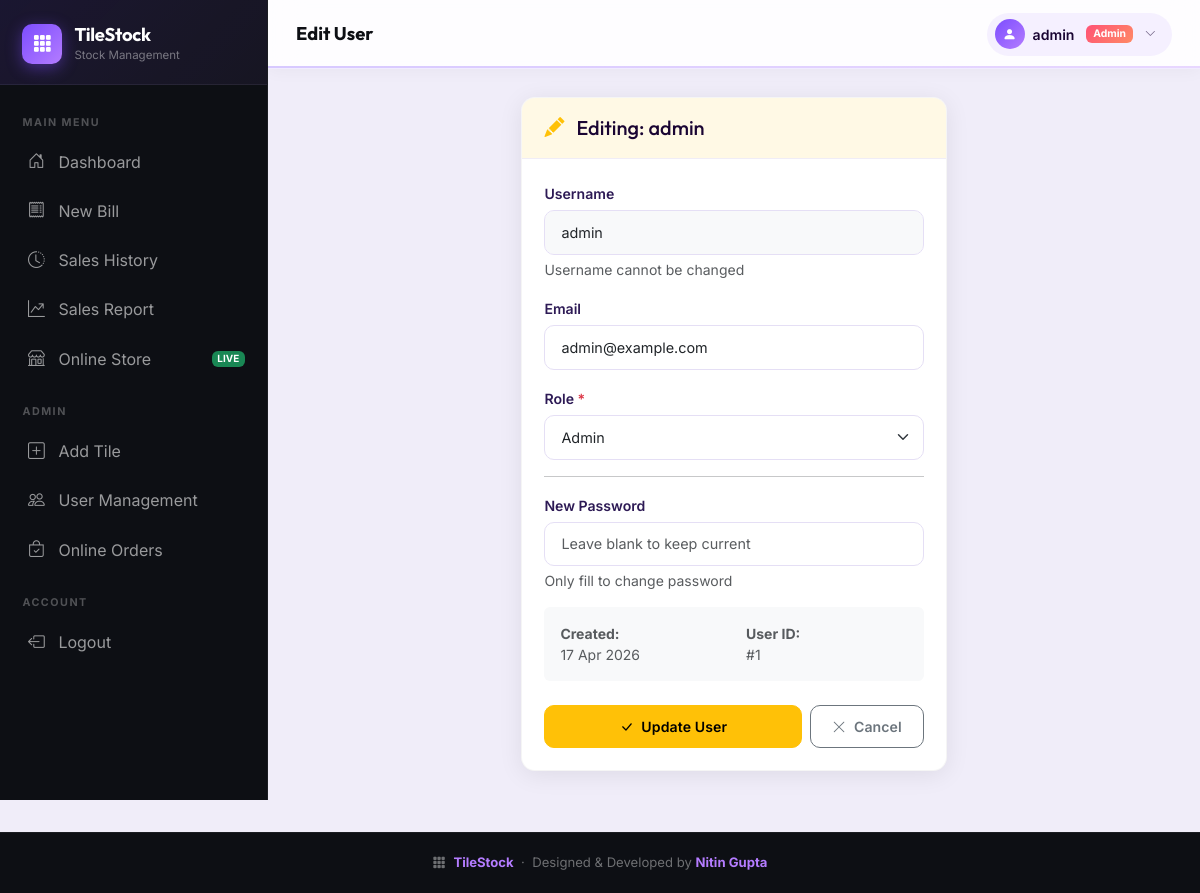
The app's page /edit_user/1 (signed in), older data.
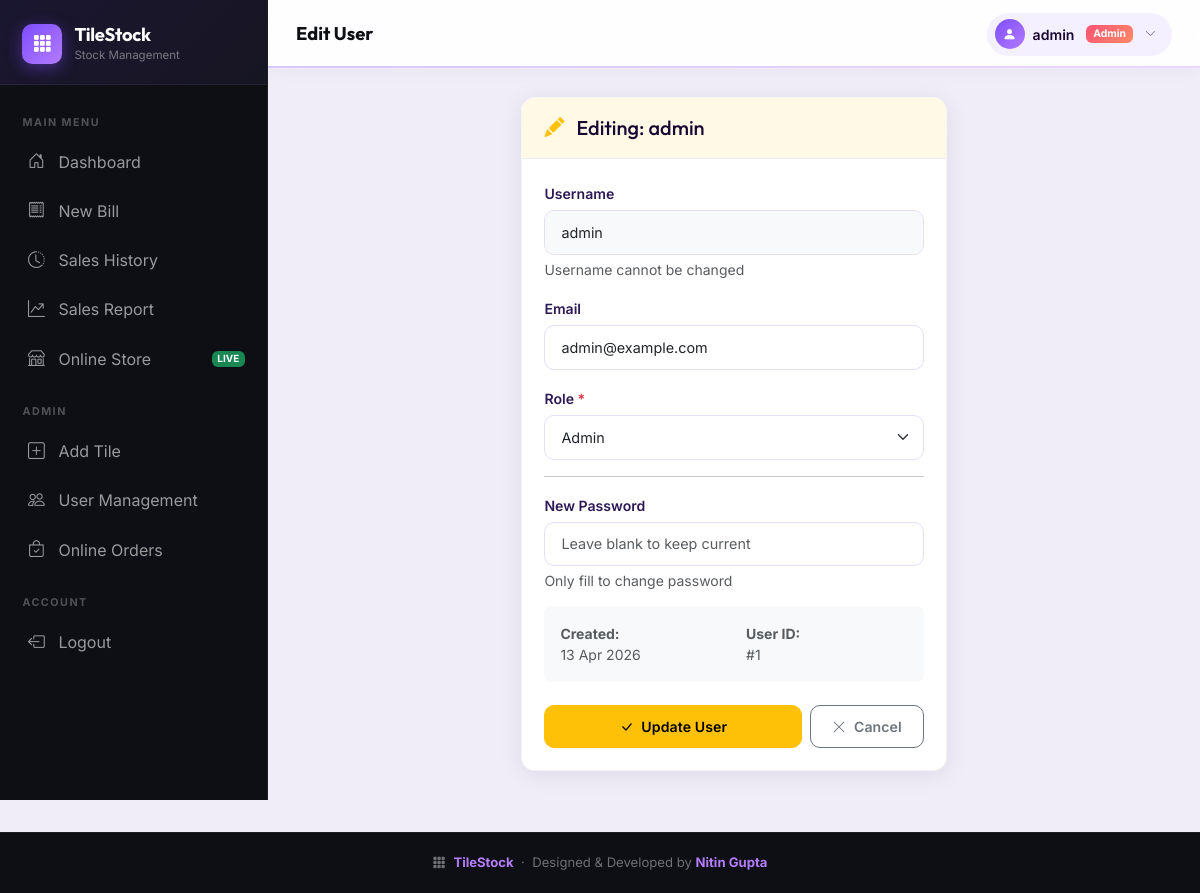
The same page, newer data.
### tiles_stock_app/app_backup.py (models this page shows)
class User(db.Model):
    id = db.Column(db.Integer, primary_key=True)
    username = db.Column(db.String(100), unique=True, nullable=False)
    email = db.Column(db.String(150))
    password = db.Column(db.String(200), nullable=False)
    role = db.Column(db.String(10), nullable=False)
    is_active = db.Column(db.Boolean, default=True)
    created_at = db.Column(db.DateTime, default=datetime.utcnow)

### tiles_stock_app/app_backup.py (the view, shortened to what this page needs)
@app.route("/edit_user/<int:user_id>", methods=["GET", "POST"])
@admin_required
def edit_user(user_id):
    user = User.query.get_or_404(user_id)
    return render_template("edit_user.html", user=user)

### tiles_stock_app/app_backup.py (called while the page is built)
def admin_required(f):
    @wraps(f)
    def wrapper(*args, **kwargs):
        if 'user_id' not in session:
            return redirect('/login')
        if session.get('role') != "admin":
            flash("Admin access required")
            return redirect('/dashboard')
        return f(*args, **kwargs)
    return wrapper

### tiles_stock_app/templates/edit_user.html (shortened to what this page needs)
{% extends "base.html" %}
{% block page_title %}Edit User{% endblock %}
{% block content %}
<div class="row justify-content-center">
    <div class="col-lg-6">
        <div class="modern-card">
            <div class="card-header bg-warning bg-opacity-10">
                <h5 class="mb-0">
                    <i class="bi bi-pencil-fill text-warning me-2"></i>
                    Editing: {{ user.username }}
                </h5>
            </div>
            <div class="card-body">
                <form method="POST">
                    <div class="mb-3">
                        <label class="form-label">Username</label>
                        <input type="text" class="form-control bg-light"
                               value="{{ user.username }}" disabled />
                        <div class="form-text">
                            Username cannot be changed
                        </div>
                    </div>
                    <div class="mb-3">
                        <label class="form-label">Email</label>
                        <input type="email"
                               name="email"
                               class="form-control"
                               value="{{ user.email or '' }}">
                    </div>
                    <div class="mb-3">
                        <label class="form-label">
                            Role <span class="text-danger">*</span>
                        </label>
                        <select name="role" class="form-select" required>
                            <option value="admin"
                                {{ 'selected' if user.role=='admin' else '' }}>
                                Admin
                            </option>
                        </select>
                    </div>
                    <hr>
                    <div class="mb-3">
                        <label class="form-label">New Password</label>
                        <input type="password"
                               name="new_password"
                               class="form-control"
                               placeholder="Leave blank to keep current"
                               minlength="6">
                        <div class="form-text">
                            Only fill to change password
                        </div>
                    </div>
                    <div class="mb-4 p-3 bg-light rounded">
                        <div class="row text-muted small">
                            <div class="col-6">
                                <strong>Created:</strong><br>
                                {{ user.created_at.strftime('%d %b %Y')
                                   if user.created_at else 'Unknown' }}
                            </div>
                            <div class="col-6">
                                <strong>User ID:</strong><br>
                                #{{ user.id }}
                            </div>
                        </div>
                    </div>
                    <div class="d-flex flex-column flex-sm-row gap-2">
                        <button type="submit"
                                class="btn btn-warning btn-modern flex-grow-1">
                            <i class="bi bi-check-lg me-1"></i>
                            Update User
                        </button>
                        <a href="{{ url_for('auth.user_management') }}"
                           class="btn btn-outline-secondary btn-modern">
                            <i class="bi bi-x-lg me-1"></i>
                            Cancel
                        </a>
                    </div>
                </form>
            </div>
        </div>
    </div>
</div>
{% endblock %}

Row changes from the older to the newer data that the page shows:
changed User "admin": created_at "17 Apr 2026" → "13 Apr 2026"
